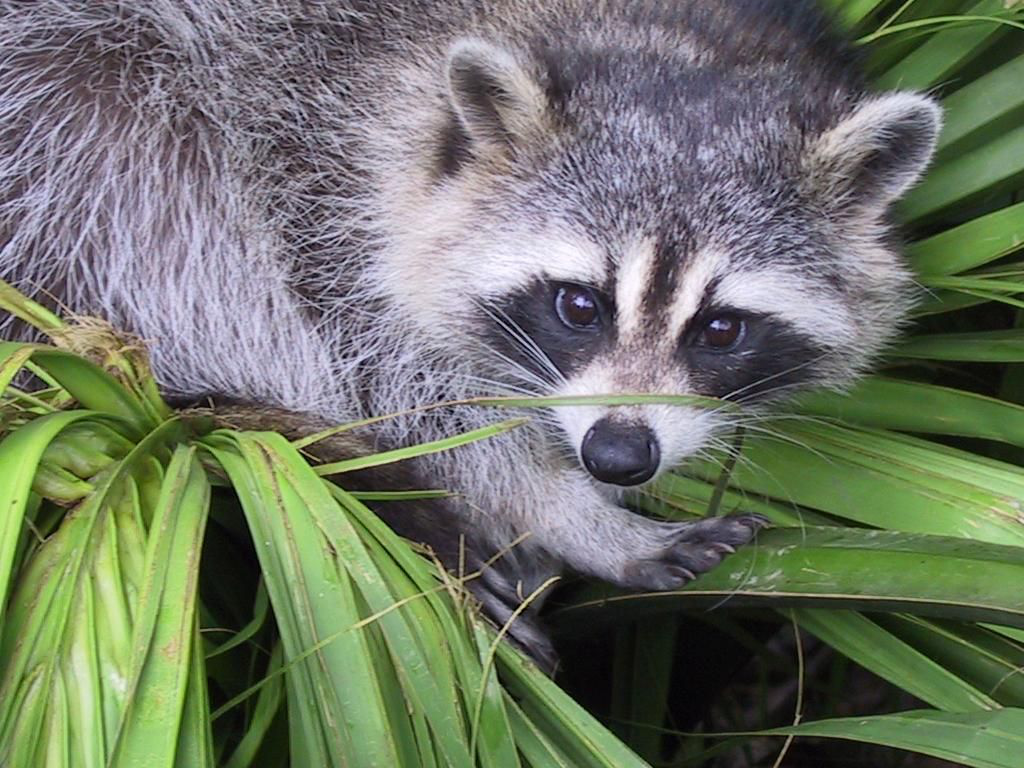
#> input picture Sprint 3/Translations/racoon.png, 1024 x 768 px
$ python 'Translation_Inès_2.py'
#> lines starting #> are read from the running program, lines starting #| are printed output that depends on the picture
import numpy as np
import matplotlib.pyplot as plt

racoon = plt.imread("racoon.png","PNG")
#> racoon is the input picture: shape (768, 1024, 3) float32; mean R, G, B 0.434, 0.462, 0.401

""" Translation du vecteur u(300,150)"""


racoonbis = racoon.copy() * 0
#> racoonbis: shape (768, 1024, 3) float32; every value is 0

I = np.arange(768)
J = np.arange(1024)

for ibis in I :
    for jbis in J :
        xbis = jbis
        ybis = 768 - 1 - ibis
        mat = np.array([[1,0],[0,1]]).dot(np.array([[xbis],[ybis]])) - np.array([[300],[150]])
        i = 767 - mat[1]
        j = mat[0]
        if (i > 0 and j > 0 and i <= 767 and j <= 1023):
            racoonbis[ibis,jbis] = racoon[i,j]
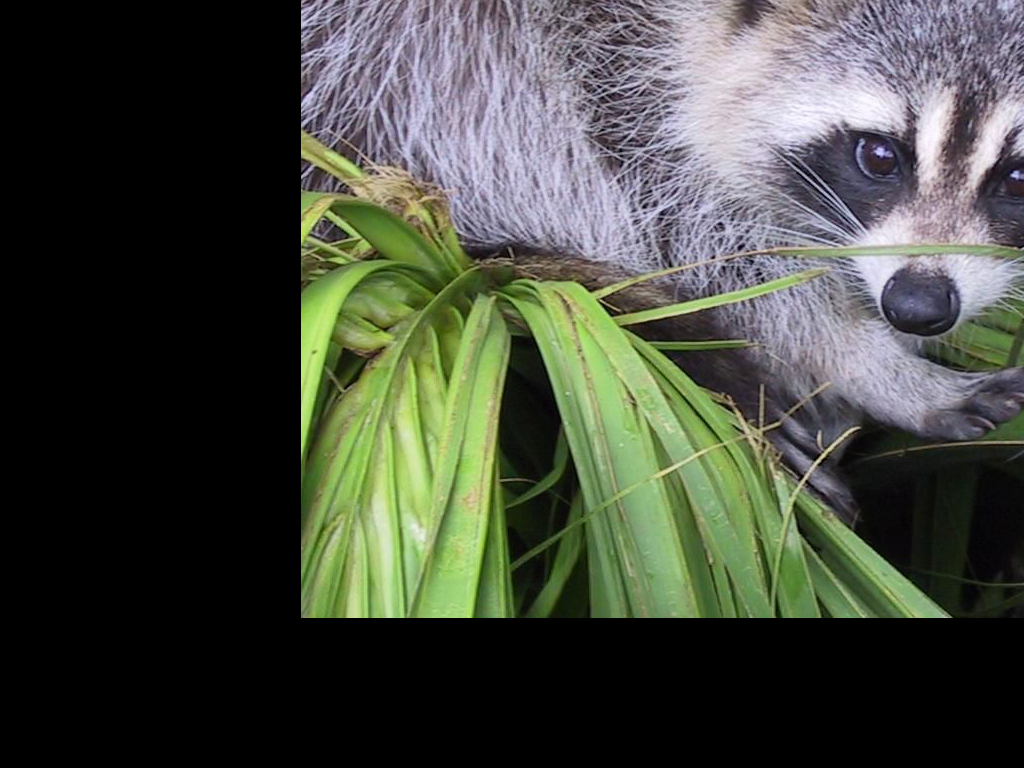
#> racoonbis: shape (768, 1024, 3) float32; mean R, G, B 0.272, 0.288, 0.248

plt.imshow(racoonbis)
plt.imsave("racoonTranslation_2.png",racoonbis)
